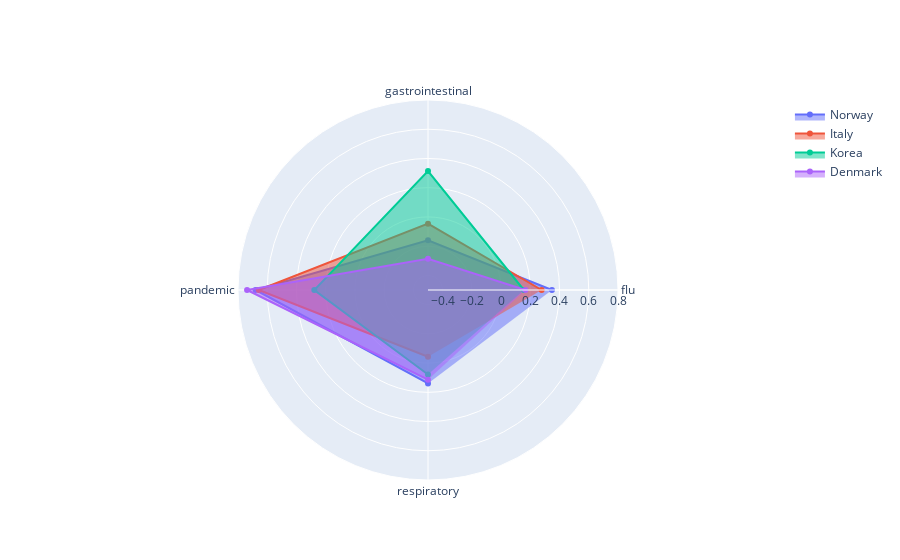

Source (notebook cell):
### Code cell
# Covid
categories = covid_class

fig = go.Figure()

fig.add_trace(go.Scatterpolar(
      r=covid_df['no'],
      theta=categories,
      fill='toself',
      name='Norway'
))
fig.add_trace(go.Scatterpolar(
      r=covid_df['it'],
      theta=categories,
      fill='toself',
      name='Italy'
))
fig.add_trace(go.Scatterpolar(
      r=covid_df['ko'],
      theta=categories,
      fill='toself',
      name='Korea'
))
fig.add_trace(go.Scatterpolar(
      r=covid_df['da'],
      theta=categories,
      fill='toself',
      name='Denmark'
))

fig.update_layout(
  polar=dict(
    radialaxis=dict(
      visible=True,
      range=[-0.5, 0.8]
    )),
  showlegend=True
)

fig.show()

# Save the file
# fig.write_html("rader_covid.html")

### Figure 1 — Plotly figure (JSON) as saved in the notebook; plotly's stock layout.template omitted (floating-point values rounded to 4 significant figures)
{"data": [{"fill": "toself", "name": "Norway", "r": [0.3481, -0.1597, 0.6792, 0.1396], "theta": ["flu", "gastrointestinal", "pandemic", "respiratory"], "type": "scatterpolar"}, {"fill": "toself", "name": "Italy", "r": [0.2775, -0.04629, 0.6577, -0.04316], "theta": ["flu", "gastrointestinal", "pandemic", "respiratory"], "type": "scatterpolar"}, {"fill": "toself", "name": "Korea", "r": [0.1559, 0.3142, 0.278, 0.0781], "theta": ["flu", "gastrointestinal", "pandemic", "respiratory"], "type": "scatterpolar"}, {"fill": "toself", "name": "Denmark", "r": [0.1661, -0.2869, 0.738, 0.1138], "theta": ["flu", "gastrointestinal", "pandemic", "respiratory"], "type": "scatterpolar"}], "layout": {"polar": {"radialaxis": {"range": [-0.5, 0.8], "visible": true}}, "showlegend": true}}
